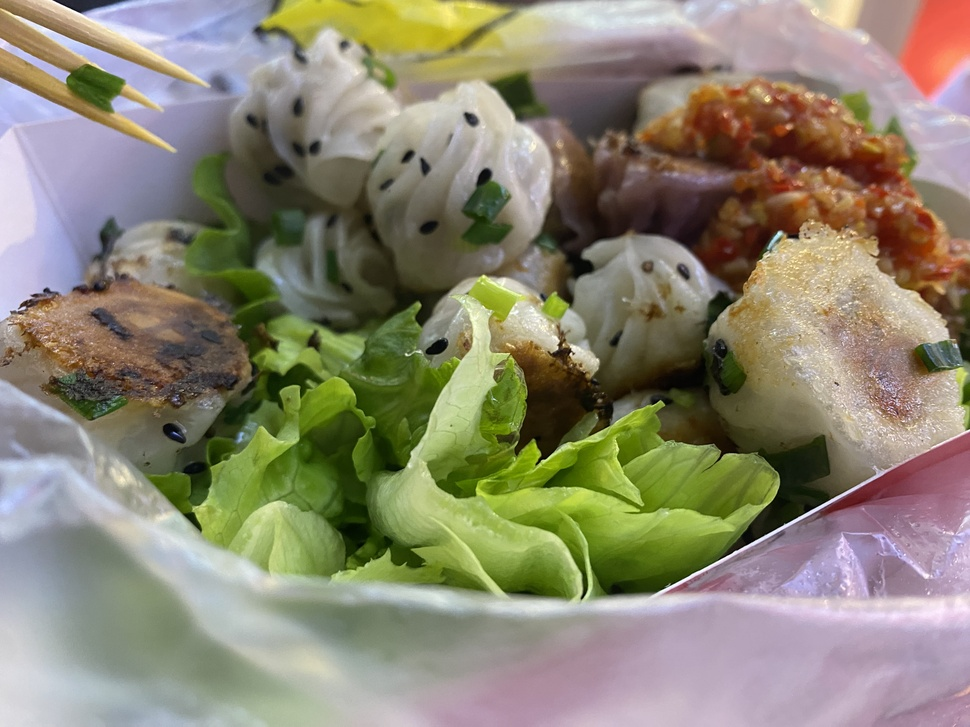
#> input picture homework/IMG_8297.jpeg, 970 x 727 px, shrunk from 4032 x 3024 before the run
$ python hist.py
#> lines starting #> are read from the running program, lines starting #| are printed output that depends on the picture
# 编程实现直方图均衡化，给出测试效果
import cv2
import matplotlib.pyplot as plt
import numpy as np
import matplotlib.pyplot as plt
from mpl_toolkits.mplot3d import Axes3D

# 读取图像
image = cv2.imread("IMG_8297.jpeg", 0)  # 以灰度模式读取图像
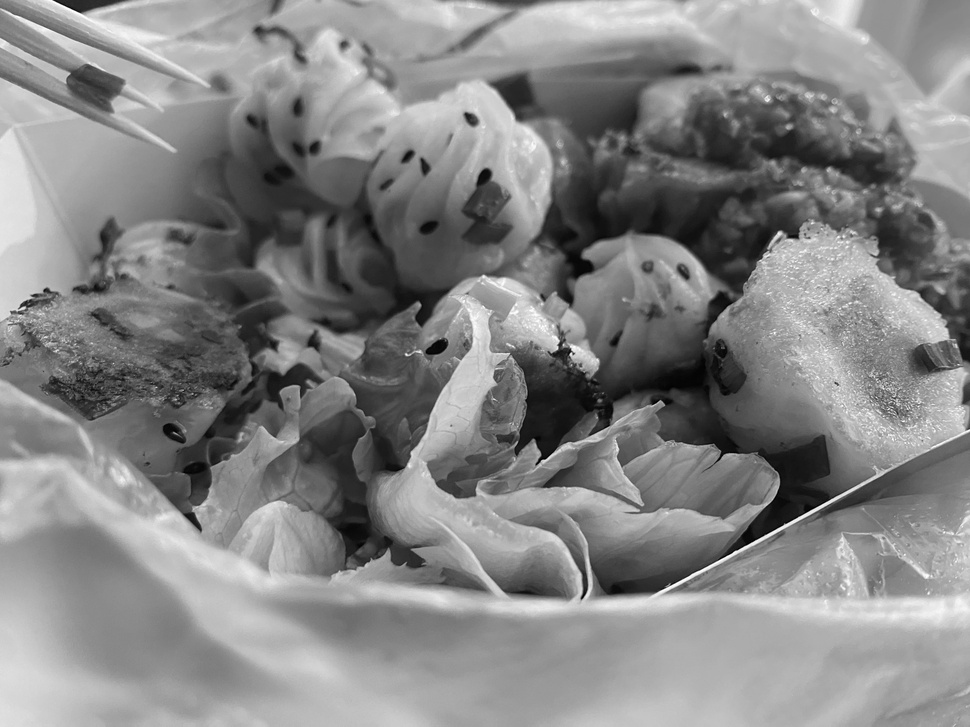
#> image: shape (727, 970); min 0, max 255, mean 133

# 对图像进行直方图均衡化
equ = cv2.equalizeHist(image)
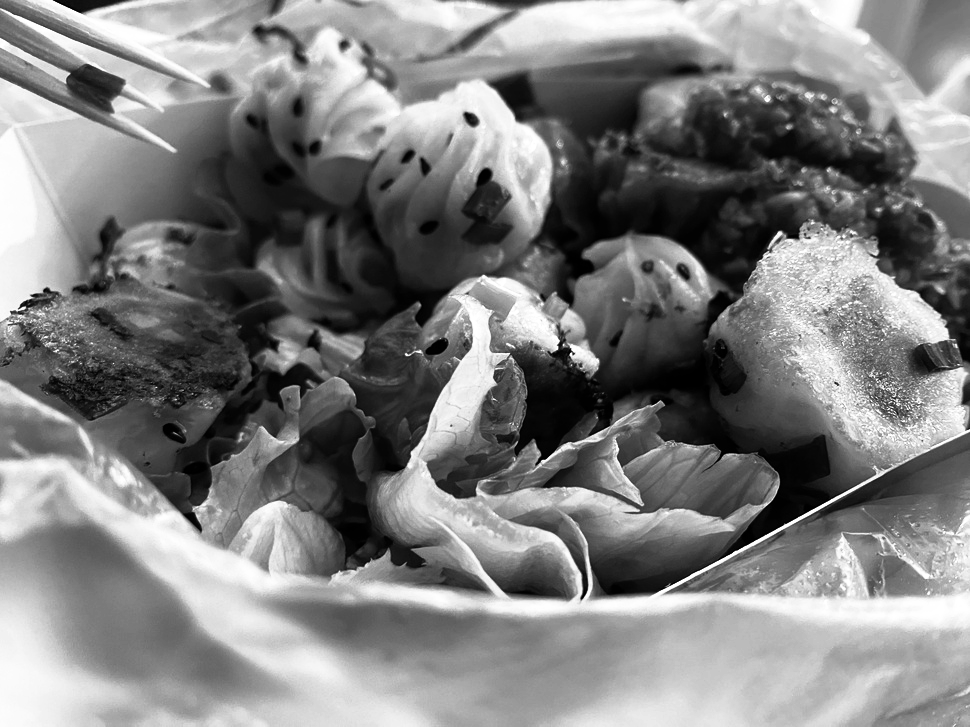
#> equ: shape (727, 970); min 0, max 255, mean 128.2

# 将两个图拼在一起
res = np.hstack((image,equ))
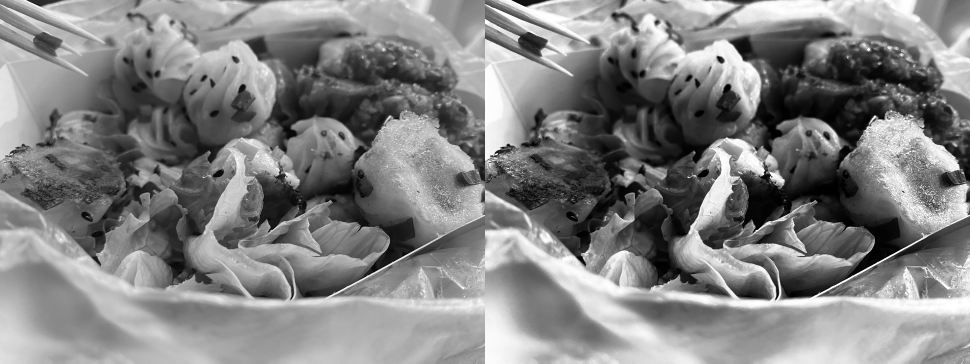
#> res: shape (727, 1940) (shown at 1/2 size); min 0, max 255, mean 130.6

# 显示
cv2.imshow("equalizeHist",res)
cv2.waitKey(0)
cv2.destroyAllWindows()

# 计算直方图
hist_image = cv2.calcHist([image],[0],None,[256],[0,256])
#> hist_image = 256 values, max 6734 at index 172, min 16 at index 2, mean 2754.6
hist_equ = cv2.calcHist([equ],[0],None,[256],[0,256])
#> hist_equ = 256 values, max 6734 at index 187, min 0 at index 48, mean 2754.6

plt.figure("Hists")
plt.plot(hist_image, label='Original Image')
plt.plot(hist_equ, label='Equalized Image')
plt.legend()
plt.show()
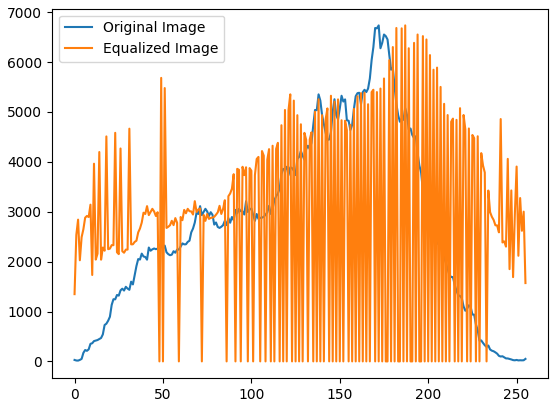
#> figure drawn by matplotlib, 1 panel; curve peaks at x = 172, y = 6734; curve peaks at x = 187, y = 6734

$ run again, with homework/home_color.png saved as homework/IMG_8297.jpeg
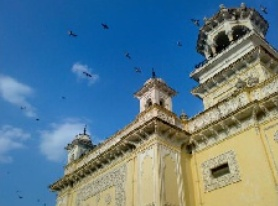
#> input picture homework/home_color.png, 278 x 206 px
#> `res = np.hstack((image,equ))`:
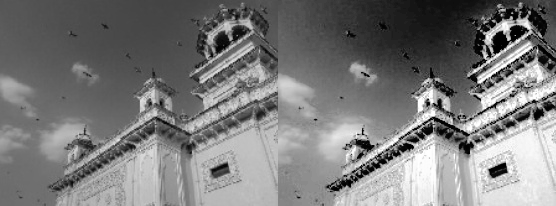
#> res: shape (206, 556); min 0, max 255, mean 122.7
#> hist_image = 256 values, max 1014 at index 111, min 0 at index 225, mean 223.7
#> hist_equ = 256 values, max 1014 at index 142, min 0 at index 14, mean 223.7
#> `plt.show()`:
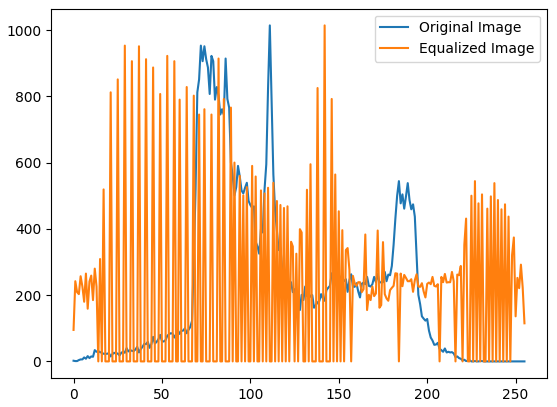
#> figure drawn by matplotlib, 1 panel; curve peaks at x = 111, y = 1014; curve peaks at x = 142, y = 1014

$ run again, with homework/myphoto.jpg copied over homework/IMG_8297.jpeg
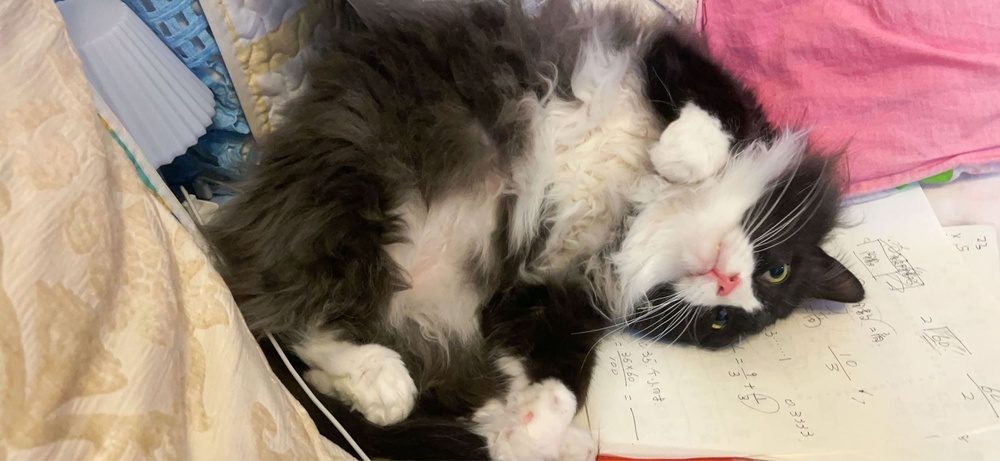
#> input picture homework/myphoto.jpg, 1000 x 461 px, shrunk from 2778 x 1282 before the run
#> `res = np.hstack((image,equ))`:
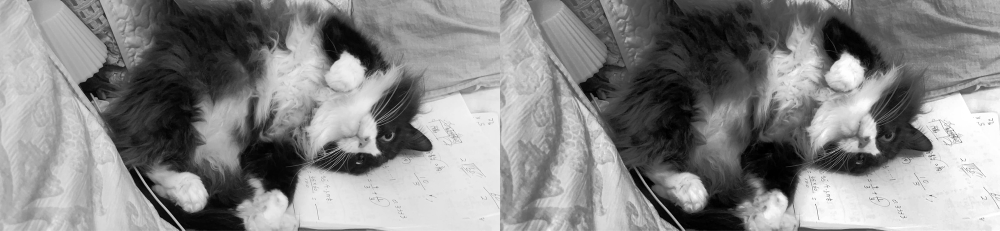
#> res: shape (461, 2000) (shown at 1/2 size); min 0, max 255, mean 134.2
#> hist_image = 256 values, max 5496 at index 232, min 0 at index 249, mean 1800.8
#> hist_equ = 256 values, max 5496 at index 248, min 0 at index 2, mean 1800.8
#> `plt.show()`:
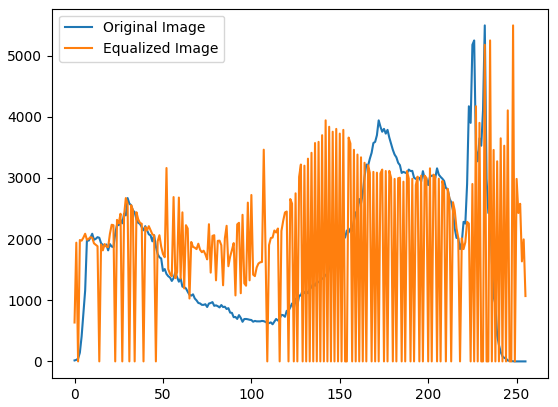
#> figure drawn by matplotlib, 1 panel; curve peaks at x = 232, y = 5496; curve peaks at x = 248, y = 5496
